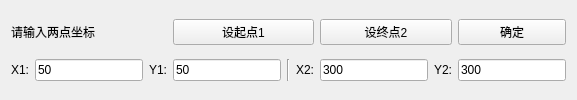
     <widget class="QWidget" name="T2Tab">
      <attribute name="title">
       <string>②</string>
      </attribute>
      <layout class="QGridLayout" name="gridLayout_6">
       <item row="0" column="0" colspan="3">
        <widget class="QLabel" name="T2TipLabel">
         <property name="text">
          <string>请输入两点坐标</string>
         </property>
        </widget>
       </item>
       <item row="0" column="3" colspan="3">
        <widget class="QPushButton" name="T2SetSpot1Btn">
         <property name="text">
          <string>设起点1</string>
         </property>
        </widget>
       </item>
       <item row="0" column="6" colspan="2">
        <widget class="QPushButton" name="T2SetSpot2Btn">
         <property name="text">
          <string>设终点2</string>
         </property>
        </widget>
       </item>
       <item row="0" column="8">
        <widget class="QPushButton" name="T2ConfirmBtn">
         <property name="text">
          <string>确定</string>
         </property>
        </widget>
       </item>
       <item row="1" column="0">
        <widget class="QLabel" name="label_8">
         <property name="text">
          <string>X1:</string>
         </property>
        </widget>
       </item>
       <item row="1" column="1">
        <widget class="QLineEdit" name="T2X1LineEdit">
         <property name="text">
          <string>50</string>
         </property>
        </widget>
       </item>
       <item row="1" column="2">
        <widget class="QLabel" name="label_9">
         <property name="text">
          <string>Y1:</string>
         </property>
        </widget>
       </item>
       <item row="1" column="3">
        <widget class="QLineEdit" name="T2Y1LineEdit">
         <property name="text">
          <string>50</string>
         </property>
        </widget>
       </item>
       <item row="1" column="4">
        <widget class="Line" name="line">
         <property name="orientation">
          <enum>Qt::Vertical</enum>
         </property>
        </widget>
       </item>
       <item row="1" column="5">
        <widget class="QLabel" name="label_10">
         <property name="text">
          <string>X2:</string>
         </property>
        </widget>
       </item>
       <item row="1" column="6">
        <widget class="QLineEdit" name="T2X2LineEdit">
         <property name="text">
          <string>300</string>
         </property>
        </widget>
       </item>
       <item row="1" column="7">
        <widget class="QLabel" name="label_11">
         <property name="text">
          <string>Y2:</string>
         </property>
        </widget>
       </item>
       <item row="1" column="8">
        <widget class="QLineEdit" name="T2Y2LineEdit">
         <property name="text">
          <string>300</string>
         </property>
        </widget>
       </item>
      </layout>
     </widget>
